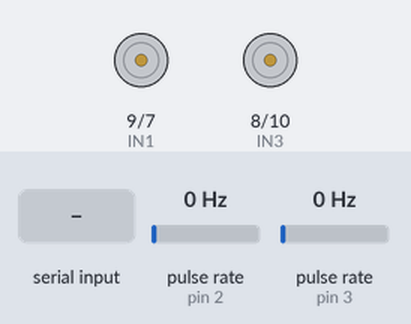
This sketch was run on a simulated Arduino Uno, built with avr-gcc and run on an emulated ATmega328P. Parts: motor-driver pin pairs drawn as motors (green arrow = first pin HIGH = forward, orange = second pin HIGH = backward, longer = more drive, scaled by the enable pin). Wiring (inferred from the names in the program): 2 × pulse sensor: data pin 2 / data pin 3. The inputs (shaded band) are chosen by the test bench; at power-on: pulse rate (sensors on pin 3, pin 2) 0 Hz.

Above: at 0.8 s.
0.9 s: pulse rate (sensor on pin 3) set to 50 Hz
3.9 s: "1" received over the second serial link
At 3.91 s:
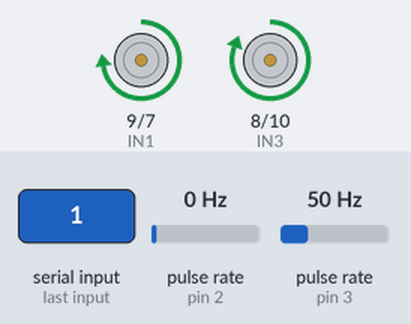
6.9 s: pulse rate (sensor on pin 2) set to 50 Hz
8.4 s: pulse rate (sensor on pin 2) set to 4 Hz
At 9.44 s:
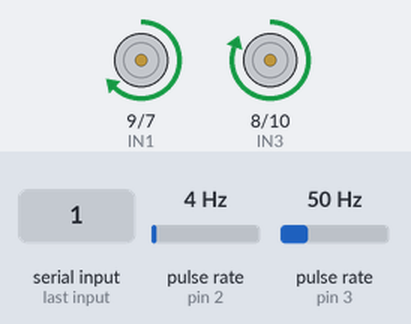
At 15.14 s:
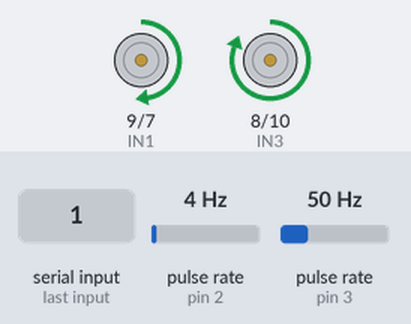
Timing chart, 0 to 16.6 s (numbered marks = the images above; inputs shaded):
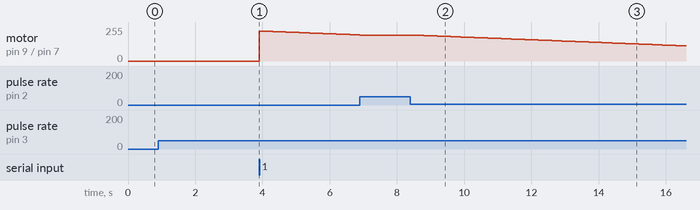

The sketch:

encoders_PWM_tests.ino
```cpp
// Zamjenjeni pinovi 6 i 9, tako da mogu koristiti interrupt INT1 koji je 16bitni. EN2 je sada umjesto na pinu D9 na pinu D6 koji je takoder PWM. IN1 je umjesto D6 sada D9 jer
// jer on ne treba PWM (koji se iskljucuje kada se eksplicitno koristi tajmer povezan s njim). Sada mogu implementirati timer interrupt

// Dodan timer interrupt koji u ciklusima od 100 ms azurira brzine tj. PWM motora ako je potrebno (ako su dva motora razlicite, u iducoj verziji brzina svakog motora prema vlastitoj
// referenci)

#include <avr/io.h>
#include <avr/interrupt.h>

#define encoderPinR 2
#define encoderPinL 3

volatile unsigned long int previousMillisR = 0;
volatile unsigned long int previousMillisL = 0;

volatile unsigned int encoderPosR = 0;  // a counter for the dial
volatile unsigned int encoderPosL = 0;  // a counter for the dial

volatile int pwmL = 255;
volatile int pwmR = 255;

volatile uint8_t rate_encL;
volatile uint8_t rate_encR;


//Definicija pinova L293D motor drivera
#define EN1 5    //Enable 1, definiran na PWM pinu - kontrola brzine
#define IN1 9    //Input 1
#define IN2 7    //Input 2

#define EN2 6    //Enable 2, definiran na PWM pinu
#define IN3 8    //Input 3
#define IN4 10   //Input 4

#include <SoftwareSerial.h>
SoftwareSerial HC05(4, 12);
int BluetoothData; // the data given from Computer
volatile long int count = 0;

void setup() {
  // put your setup code here, to run once:
  pinMode(encoderPinR, INPUT);
  pinMode(encoderPinL, INPUT);
  attachInterrupt(0, doEncoderR, CHANGE);
  attachInterrupt(1, doEncoderL, CHANGE);
  digitalWrite(encoderPinR, HIGH);
  digitalWrite(encoderPinL, HIGH);

    //Definicija pinova za upravljanje motorima
  //Lijevi motor
  pinMode(EN1, OUTPUT);
  pinMode(IN1, OUTPUT);
  pinMode(IN2, OUTPUT);
  analogWrite(EN1, 0);
  digitalWrite(IN1, LOW);
  digitalWrite(IN2, LOW);
  //Desni motor
  pinMode(EN2, OUTPUT);
  pinMode(IN3, OUTPUT);
  pinMode(IN4, OUTPUT);
  analogWrite(EN2, 0);
  digitalWrite(IN3, LOW);
  digitalWrite(IN4, LOW);

  /*
   cli() - Clear Global Interrupt flag
   sei() - Set Global Interrupt flag
   Frequently, interrupts are being disabled for periods of time in order to perform certain operations without being disturbed

   TCCR - Timer/Counter Control Register; registers that hold setup values; in pairs - A and B
   TIMSK - Timer Interrupt Mask Register - used to control which interrupts are "valid" by setting their bits
   TOIE1 - Timer Overflow Interrupt Enable
   OCIE1A - Output Compare Interrupt Enable 1A - if set and if global interrupts are enabled,
         the micro will jump to the Output Compare A interrupt vector upon compare match
   OCR1A - Output Compare register - generate interrupt after the number of clock ticks written to it; CTC bit in TCCR1B must be set
         if time between is supposed to be equal every time
   */
  // Setting timer interrupt
  cli();
  TCCR1A = 0;
  TCCR1B = 0;

  OCR1A = 6249;

  TCCR1B |= (1 << WGM12);
  TCCR1B |= (1 << CS12);

  TIMSK1 |= (1 << OCIE1A);
  sei();

  HC05.begin(9600);
  delay(3000);
  while (!HC05.available()){}

    digitalWrite(IN1, HIGH);
  digitalWrite(IN2, LOW);
  analogWrite(EN1, pwmL);

  digitalWrite(IN3, HIGH);
  digitalWrite(IN4, LOW);
  analogWrite(EN2, pwmR);

}

void loop() {
  // put your main code here, to run repeatedly:

  HC05.print("PWMs (L, R): "); HC05.print(pwmL); HC05.print("  "); HC05.println(pwmR);
  HC05.print("Rates (L, R): "); HC05.print(rate_encL); HC05.print("  "); HC05.println(rate_encR);
  HC05.print("RPM (L, R): "); HC05.print(rate_encL * 15); HC05.print("  "); HC05.println(rate_encR * 15);
  HC05.println(" ");

}

// Interrupt on A changing state
void doEncoderR(){
  if ((unsigned long)(millis() - previousMillisR) >= 2){
    encoderPosR++;
    previousMillisR = millis();
  }
}

// Interrupt on A changing state
void doEncoderL(){
  if ((unsigned long)(millis() - previousMillisL) >= 2){
    encoderPosL++;
    previousMillisL = millis();
  }
}

ISR(TIMER1_COMPA_vect)
{
  // if I set tick count to 0 each time I read the sensors, I don't need to remember old tick number
  rate_encL = encoderPosL;
  rate_encR = encoderPosR;

  if (rate_encL == rate_encR)
    ;
    else if ((rate_encL - rate_encR) > 1)
    {
      pwmL--;
      update_speed();
    }
      else if ((rate_encR - rate_encL) > 1)
      {
        pwmR--;
        update_speed;
      }

  encoderPosL = 0;
  encoderPosR = 0;

}

void update_speed(){

  analogWrite(EN1, pwmL);

  analogWrite(EN2, pwmR);

}
```

Measured:
- after the input at 3.9 s, motor on pin 9 (IN1) / pin 7 (IN2): stopped → forward 225/255 at once, → forward 224/255 0.10 s later, → forward 223/255 0.10 s later, → forward 222/255 0.10 s later, … (31 changes in this stretch); motor on pin 8 (IN3) / pin 10 (IN4): stopped → forward 255/255 at once
- after the input at 6.9 s, motor on pin 9 (IN1) / pin 7 (IN2): stays forward 195/255 (without the input it goes to forward 194/255 after 0.10 s)
- after the input at 8.4 s, motor on pin 9 (IN1) / pin 7 (IN2): moves from forward 195/255 to forward 113/255 over 8.1 s, starting after 0.10 s
